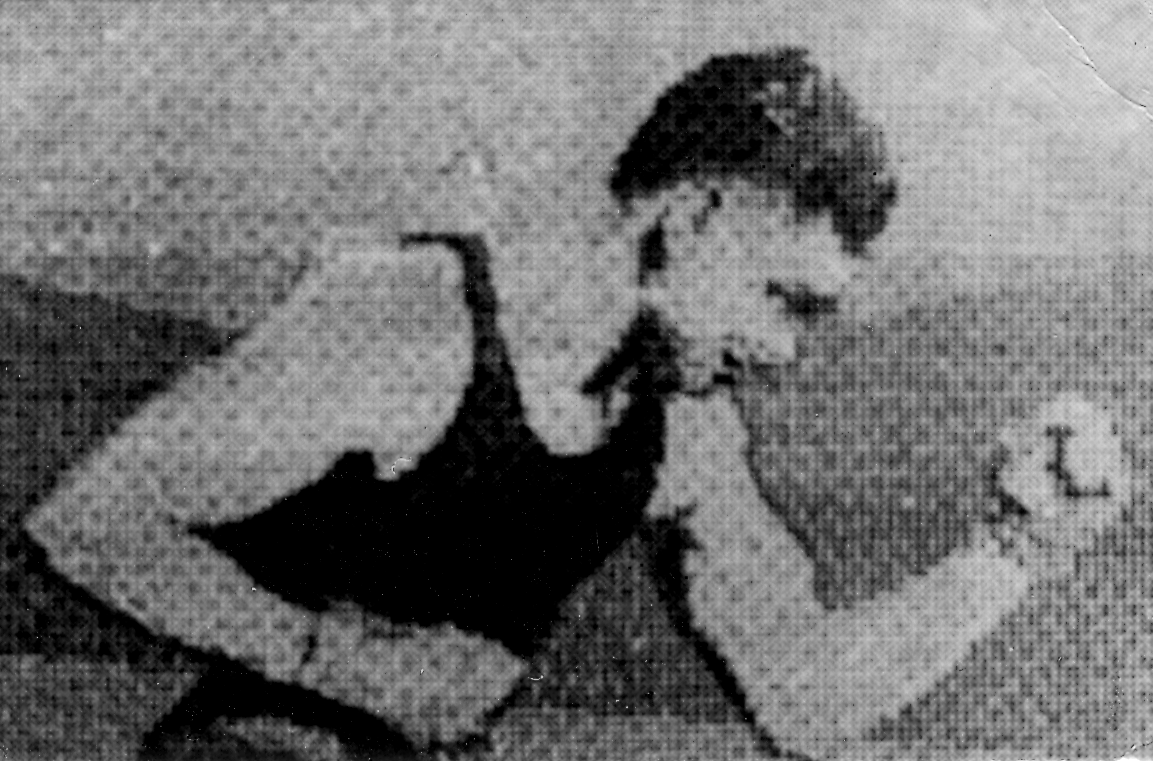
#> input picture Lab3/Question 2/noisy1.tif, 1153 x 761 px
$ python noisy1.py
#> lines starting #> are read from the running program, lines starting #| are printed output that depends on the picture; after the words box and inside, x2 and y2 are one past the last pixel; in counts of white or black regions, pixels touching at a corner belong together
import cv2
import numpy as np
import scipy.ndimage

print('Using OpenCV ' + cv2.__version__)

img = cv2.imread('noisy1.tif', 0)
#> img is the input picture: shape (761, 1153); min 0, max 255, mean 112.4
rows, cols = img.shape
#> rows = 761; cols = 1153
print('Image Loaded (' + str(rows) + ' x ' + str(cols) + ')')
#| Image Loaded (761 x 1153)

freq_ = np.fft.fft2(np.float32(img))
freq = np.fft.fftshift(freq_)
print(freq.shape)
#| (761, 1153)
cv2.imwrite('spectrum noisy 1.jpg', 10*np.log(np.abs(freq)))
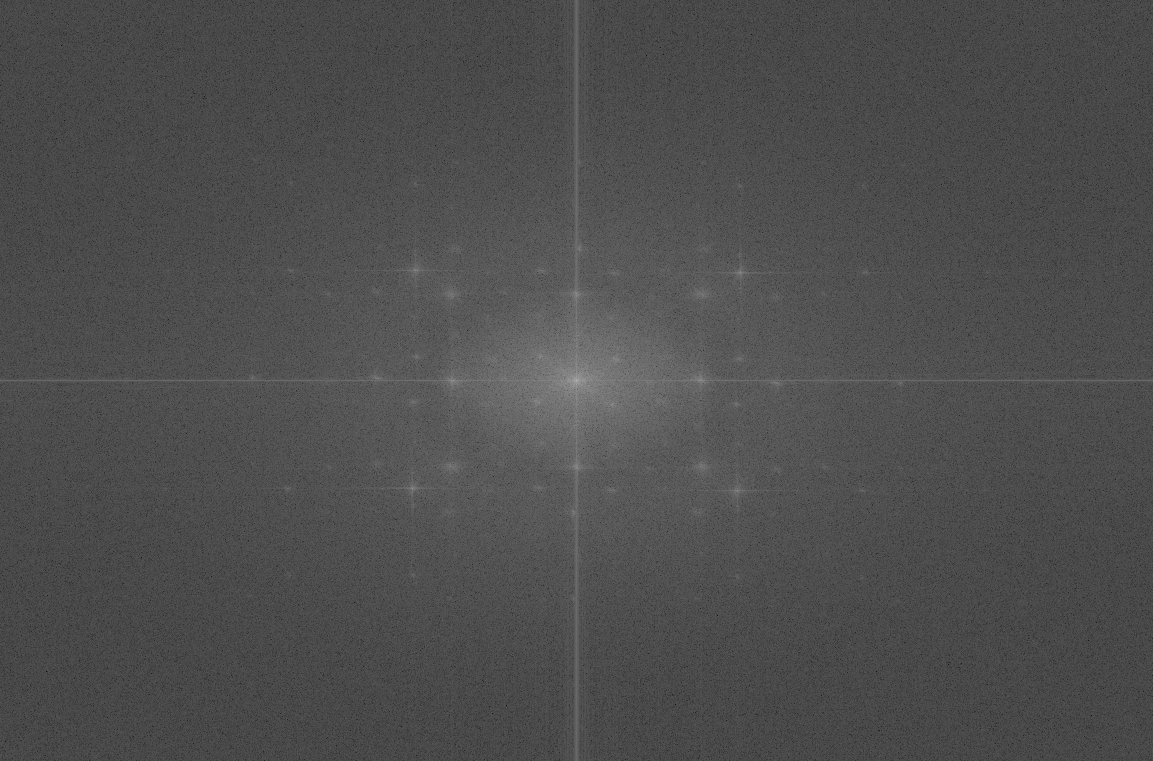
#> saved as spectrum noisy 1.jpg: shape (761, 1153); min 12, max 184, mean 77.9

#Gaussian Mask
mask = np.zeros((rows,cols), np.float32)
for i in xrange(0,rows):
  for j in xrange(0,cols):
    if ((i-rows/2)**2 + (j-cols/2)**2) <= 100 ** 2:
      mask[i,j] = 1.0
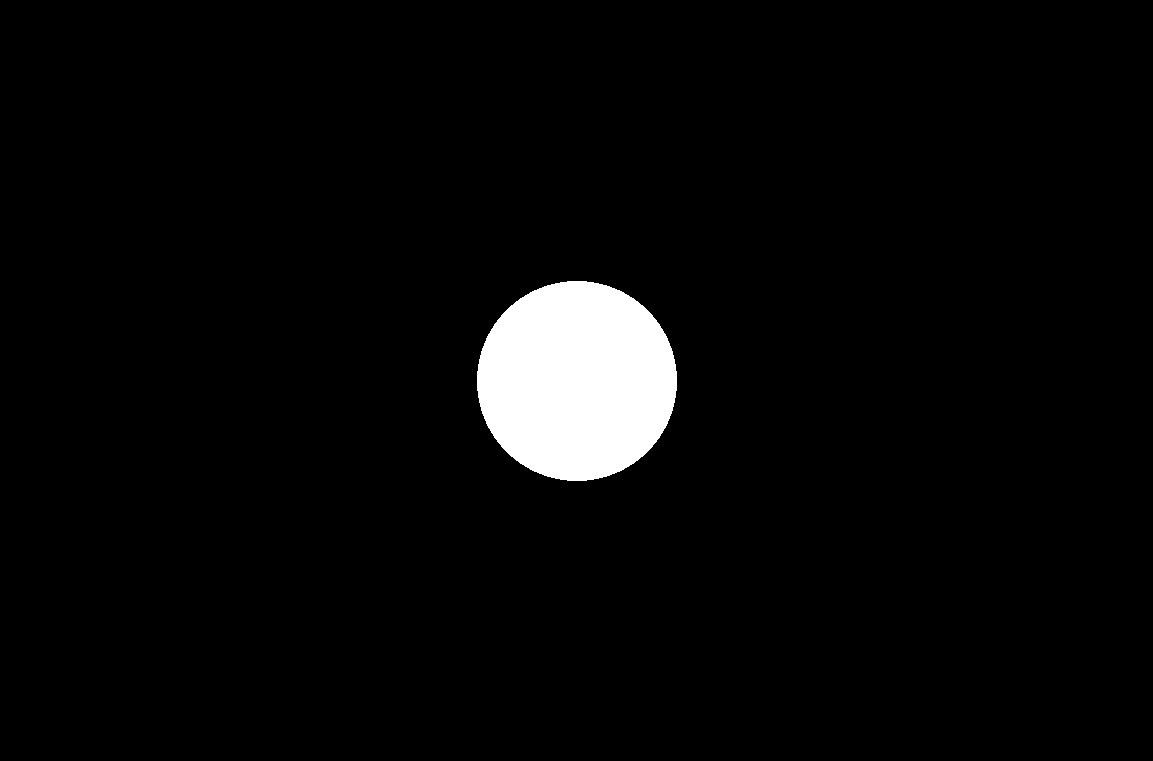
#> mask: shape (761, 1153) float32; values 0 (black) and 1 (white), 3.6% white; 1 white region, box (x1, y1, x2, y2) and area: (477, 281, 677, 481) 31428
mask = scipy.ndimage.filters.gaussian_filter(mask, 90)
cv2.imwrite('mask noisy 1.jpg', mask * 255)
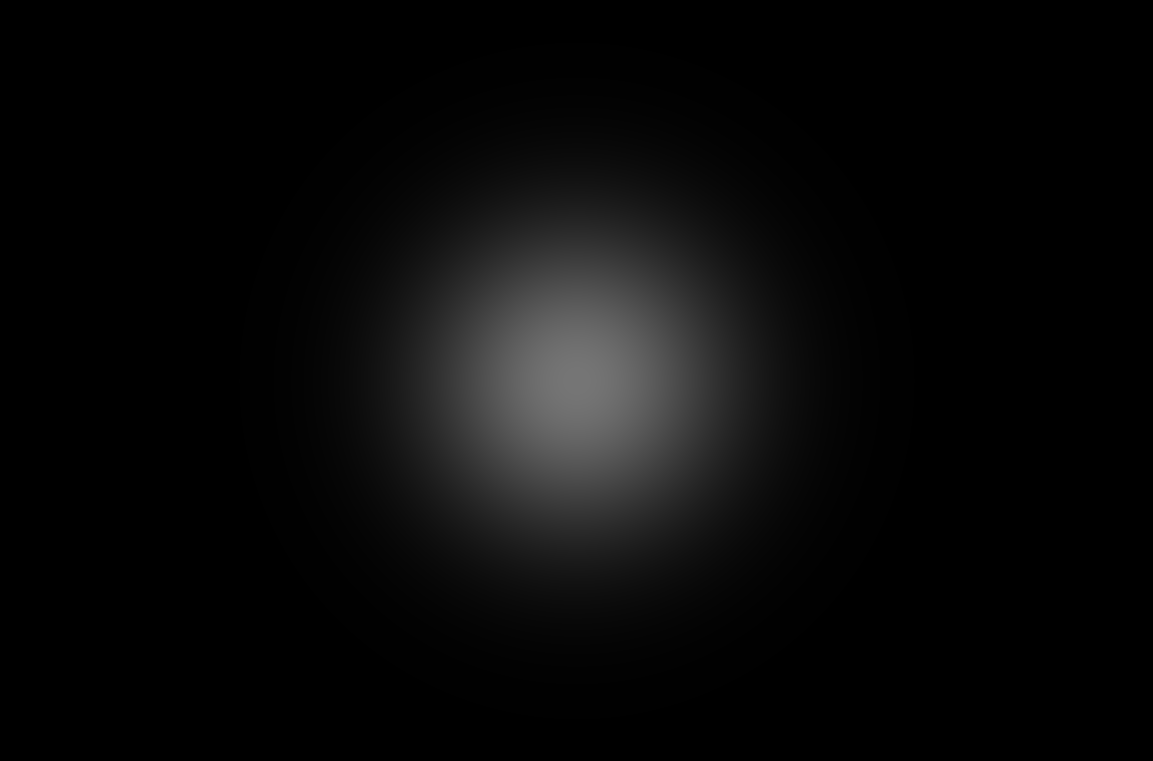
#> saved as mask noisy 1.jpg: shape (761, 1153); min 0, max 117, mean 9.1

# Low Pass Filter
freq_m = np.fft.ifftshift(freq * mask)
img_back = np.fft.ifft2(freq_m)
img_back = np.absolute(img_back)
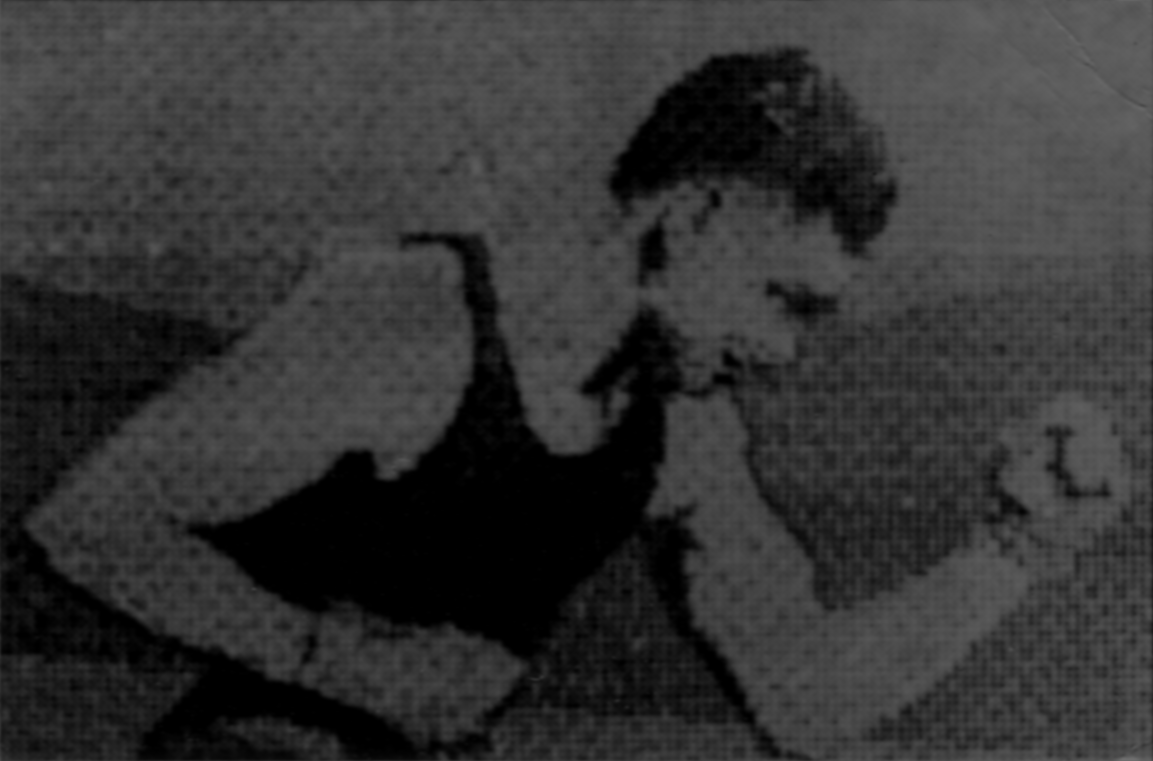
#> img_back: shape (761, 1153) float64; min 5.64e-08, max 112.7, mean 51.8
cv2.imwrite('Gaussian low pass noisy 1.jpg', img_back)

$ run again, with Lab3/Question 2/noisy3.tif copied over Lab3/Question 2/noisy1.tif
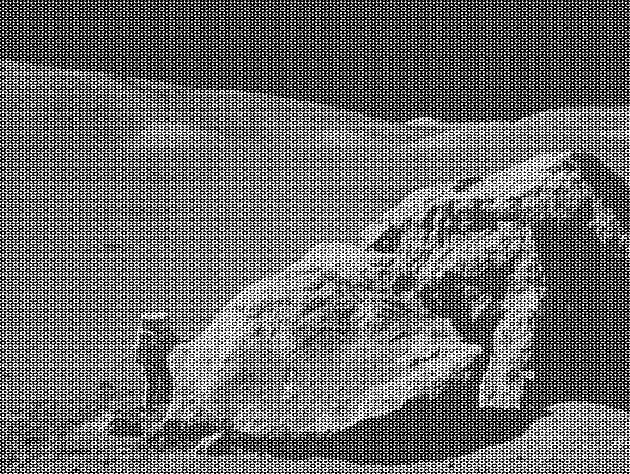
#> input picture Lab3/Question 2/noisy3.tif, 630 x 474 px
#> img is the input picture: shape (474, 630); min 0, max 255, mean 108.1
#| Image Loaded (474 x 630)
#| (474, 630)
#> after the loop `for i in xrange(0,rows):`:
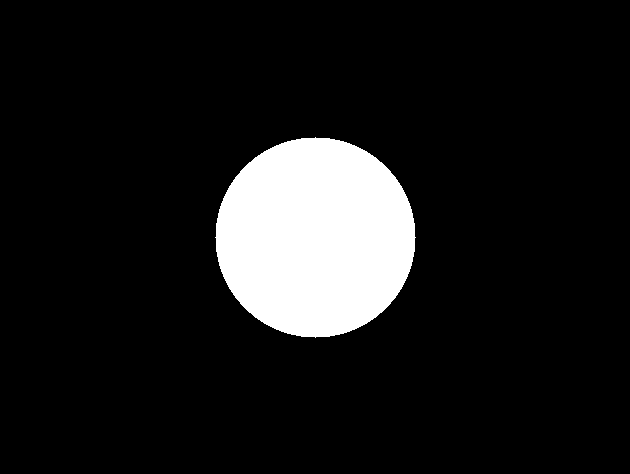
#> mask: shape (474, 630) float32; values 0 (black) and 1 (white), 10.5% white; 1 white region, box (x1, y1, x2, y2) and area: (215, 137, 416, 338) 31417
#> `img_back = np.absolute(img_back)`:
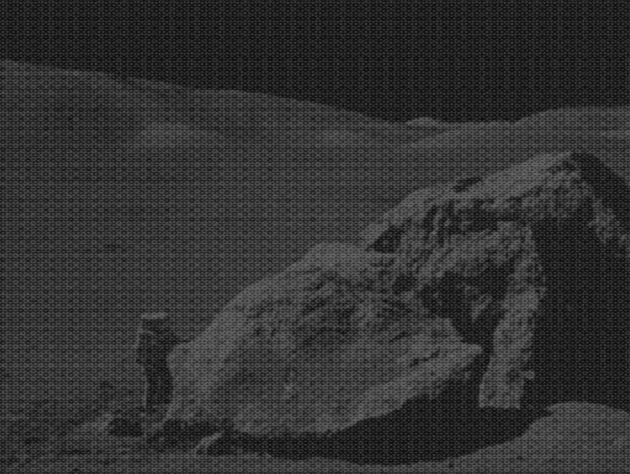
#> img_back: shape (474, 630) float64; min 12.54, max 104.8, mean 49.8
